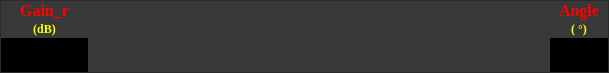
<?xml version="1.0" encoding="UTF-8"?>
<ui version="4.0">
 <class>FourthMenuWidget</class>
 <widget class="QWidget" name="FourthMenuWidget">
  <property name="windowModality">
   <enum>Qt::NonModal</enum>
  </property>
  <property name="geometry">
   <rect>
    <x>0</x>
    <y>0</y>
    <width>609</width>
    <height>73</height>
   </rect>
  </property>
  <property name="sizePolicy">
   <sizepolicy hsizetype="Preferred" vsizetype="Preferred">
    <horstretch>0</horstretch>
    <verstretch>0</verstretch>
   </sizepolicy>
  </property>
  <property name="maximumSize">
   <size>
    <width>16777215</width>
    <height>16777215</height>
   </size>
  </property>
  <property name="font">
   <font>
    <pointsize>6</pointsize>
   </font>
  </property>
  <property name="windowTitle">
   <string>Form</string>
  </property>
  <property name="windowOpacity">
   <double>1.000000000000000</double>
  </property>
  <property name="styleSheet">
   <string notr="true">background-color: rgb(56, 56, 56);</string>
  </property>
  <layout class="QGridLayout" name="gridLayout">
   <property name="leftMargin">
    <number>0</number>
   </property>
   <property name="topMargin">
    <number>0</number>
   </property>
   <property name="rightMargin">
    <number>0</number>
   </property>
   <property name="bottomMargin">
    <number>0</number>
   </property>
   <property name="spacing">
    <number>0</number>
   </property>
   <item row="0" column="0">
    <widget class="QFrame" name="frameFunc">
     <property name="sizePolicy">
      <sizepolicy hsizetype="Preferred" vsizetype="Preferred">
       <horstretch>0</horstretch>
       <verstretch>0</verstretch>
      </sizepolicy>
     </property>
     <property name="frameShape">
      <enum>QFrame::StyledPanel</enum>
     </property>
     <property name="frameShadow">
      <enum>QFrame::Raised</enum>
     </property>
     <property name="lineWidth">
      <number>1</number>
     </property>
     <layout class="QHBoxLayout" name="horizontalLayout" stretch="3,16,2">
      <property name="spacing">
       <number>0</number>
      </property>
      <property name="leftMargin">
       <number>0</number>
      </property>
      <property name="topMargin">
       <number>0</number>
      </property>
      <property name="rightMargin">
       <number>0</number>
      </property>
      <property name="bottomMargin">
       <number>0</number>
      </property>
      <item>
       <widget class="QFrame" name="frame_1">
        <layout class="QVBoxLayout" name="verticalLayout" stretch="8,8,15">
         <property name="spacing">
          <number>0</number>
         </property>
         <property name="leftMargin">
          <number>0</number>
         </property>
         <property name="topMargin">
          <number>0</number>
         </property>
         <property name="rightMargin">
          <number>0</number>
         </property>
         <property name="bottomMargin">
          <number>0</number>
         </property>
         <item>
          <widget class="QLabel" name="label_gainName">
           <property name="sizePolicy">
            <sizepolicy hsizetype="Preferred" vsizetype="Preferred">
             <horstretch>0</horstretch>
             <verstretch>0</verstretch>
            </sizepolicy>
           </property>
           <property name="palette">
            <palette>
             <active>
              <colorrole role="WindowText">
               <brush brushstyle="SolidPattern">
                <color alpha="255">
                 <red>255</red>
                 <green>0</green>
                 <blue>0</blue>
                </color>
               </brush>
              </colorrole>
              <colorrole role="Button">
               <brush brushstyle="SolidPattern">
                <color alpha="255">
                 <red>56</red>
                 <green>56</green>
                 <blue>56</blue>
                </color>
               </brush>
              </colorrole>
              <colorrole role="Base">
               <brush brushstyle="SolidPattern">
                <color alpha="255">
                 <red>56</red>
                 <green>56</green>
                 <blue>56</blue>
                </color>
               </brush>
              </colorrole>
              <colorrole role="Window">
               <brush brushstyle="SolidPattern">
                <color alpha="255">
                 <red>56</red>
                 <green>56</green>
                 <blue>56</blue>
                </color>
               </brush>
              </colorrole>
             </active>
             <inactive>
              <colorrole role="WindowText">
               <brush brushstyle="SolidPattern">
                <color alpha="255">
                 <red>255</red>
                 <green>0</green>
                 <blue>0</blue>
                </color>
               </brush>
              </colorrole>
              <colorrole role="Button">
               <brush brushstyle="SolidPattern">
                <color alpha="255">
                 <red>56</red>
                 <green>56</green>
                 <blue>56</blue>
                </color>
               </brush>
              </colorrole>
              <colorrole role="Base">
               <brush brushstyle="SolidPattern">
                <color alpha="255">
                 <red>56</red>
                 <green>56</green>
                 <blue>56</blue>
                </color>
               </brush>
              </colorrole>
              <colorrole role="Window">
               <brush brushstyle="SolidPattern">
                <color alpha="255">
                 <red>56</red>
                 <green>56</green>
                 <blue>56</blue>
                </color>
               </brush>
              </colorrole>
             </inactive>
             <disabled>
              <colorrole role="WindowText">
               <brush brushstyle="SolidPattern">
                <color alpha="255">
                 <red>120</red>
                 <green>120</green>
                 <blue>120</blue>
                </color>
               </brush>
              </colorrole>
              <colorrole role="Button">
               <brush brushstyle="SolidPattern">
                <color alpha="255">
                 <red>56</red>
                 <green>56</green>
                 <blue>56</blue>
                </color>
               </brush>
              </colorrole>
              <colorrole role="Base">
               <brush brushstyle="SolidPattern">
                <color alpha="255">
                 <red>56</red>
                 <green>56</green>
                 <blue>56</blue>
                </color>
               </brush>
              </colorrole>
              <colorrole role="Window">
               <brush brushstyle="SolidPattern">
                <color alpha="255">
                 <red>56</red>
                 <green>56</green>
                 <blue>56</blue>
                </color>
               </brush>
              </colorrole>
             </disabled>
            </palette>
           </property>
           <property name="font">
            <font>
             <family>Times New Roman</family>
             <pointsize>12</pointsize>
             <weight>75</weight>
             <bold>true</bold>
            </font>
           </property>
           <property name="text">
            <string>Gain_r</string>
           </property>
           <property name="alignment">
            <set>Qt::AlignCenter</set>
           </property>
          </widget>
         </item>
         <item>
          <widget class="QLabel" name="label_gainUnit">
           <property name="sizePolicy">
            <sizepolicy hsizetype="Preferred" vsizetype="Preferred">
             <horstretch>0</horstretch>
             <verstretch>0</verstretch>
            </sizepolicy>
           </property>
           <property name="palette">
            <palette>
             <active>
              <colorrole role="WindowText">
               <brush brushstyle="SolidPattern">
                <color alpha="255">
                 <red>255</red>
                 <green>255</green>
                 <blue>0</blue>
                </color>
               </brush>
              </colorrole>
              <colorrole role="Button">
               <brush brushstyle="SolidPattern">
                <color alpha="255">
                 <red>56</red>
                 <green>56</green>
                 <blue>56</blue>
                </color>
               </brush>
              </colorrole>
              <colorrole role="Base">
               <brush brushstyle="SolidPattern">
                <color alpha="255">
                 <red>56</red>
                 <green>56</green>
                 <blue>56</blue>
                </color>
               </brush>
              </colorrole>
              <colorrole role="Window">
               <brush brushstyle="SolidPattern">
                <color alpha="255">
                 <red>56</red>
                 <green>56</green>
                 <blue>56</blue>
                </color>
               </brush>
              </colorrole>
             </active>
             <inactive>
              <colorrole role="WindowText">
               <brush brushstyle="SolidPattern">
                <color alpha="255">
                 <red>255</red>
                 <green>255</green>
                 <blue>0</blue>
                </color>
               </brush>
              </colorrole>
              <colorrole role="Button">
               <brush brushstyle="SolidPattern">
                <color alpha="255">
                 <red>56</red>
                 <green>56</green>
                 <blue>56</blue>
                </color>
               </brush>
              </colorrole>
              <colorrole role="Base">
               <brush brushstyle="SolidPattern">
                <color alpha="255">
                 <red>56</red>
                 <green>56</green>
                 <blue>56</blue>
                </color>
               </brush>
              </colorrole>
              <colorrole role="Window">
               <brush brushstyle="SolidPattern">
                <color alpha="255">
                 <red>56</red>
                 <green>56</green>
                 <blue>56</blue>
                </color>
               </brush>
              </colorrole>
             </inactive>
             <disabled>
              <colorrole role="WindowText">
               <brush brushstyle="SolidPattern">
                <color alpha="255">
                 <red>120</red>
                 <green>120</green>
                 <blue>120</blue>
                </color>
               </brush>
              </colorrole>
              <colorrole role="Button">
               <brush brushstyle="SolidPattern">
                <color alpha="255">
                 <red>56</red>
                 <green>56</green>
                 <blue>56</blue>
                </color>
               </brush>
              </colorrole>
              <colorrole role="Base">
               <brush brushstyle="SolidPattern">
                <color alpha="255">
                 <red>56</red>
                 <green>56</green>
                 <blue>56</blue>
                </color>
               </brush>
              </colorrole>
              <colorrole role="Window">
               <brush brushstyle="SolidPattern">
                <color alpha="255">
                 <red>56</red>
                 <green>56</green>
                 <blue>56</blue>
                </color>
               </brush>
              </colorrole>
             </disabled>
            </palette>
           </property>
           <property name="font">
            <font>
             <family>Times New Roman</family>
             <pointsize>9</pointsize>
             <weight>75</weight>
             <bold>true</bold>
            </font>
           </property>
           <property name="lineWidth">
            <number>1</number>
           </property>
           <property name="text">
            <string>(dB)</string>
           </property>
           <property name="alignment">
            <set>Qt::AlignCenter</set>
           </property>
          </widget>
         </item>
         <item>
          <widget class="QTableView" name="tableView_gain">
           <property name="sizePolicy">
            <sizepolicy hsizetype="Ignored" vsizetype="Ignored">
             <horstretch>0</horstretch>
             <verstretch>0</verstretch>
            </sizepolicy>
           </property>
           <property name="styleSheet">
            <string notr="true">background-color: rgb(0, 0, 0);</string>
           </property>
           <property name="frameShape">
            <enum>QFrame::NoFrame</enum>
           </property>
          </widget>
         </item>
        </layout>
       </widget>
      </item>
      <item>
       <widget class="QTableView" name="tableView">
        <property name="frameShape">
         <enum>QFrame::NoFrame</enum>
        </property>
       </widget>
      </item>
      <item>
       <widget class="QFrame" name="frame_10">
        <layout class="QVBoxLayout" name="verticalLayout_10" stretch="8,8,15">
         <property name="spacing">
          <number>0</number>
         </property>
         <property name="leftMargin">
          <number>0</number>
         </property>
         <property name="topMargin">
          <number>0</number>
         </property>
         <property name="rightMargin">
          <number>0</number>
         </property>
         <property name="bottomMargin">
          <number>0</number>
         </property>
         <item>
          <widget class="QLabel" name="label_angleName">
           <property name="palette">
            <palette>
             <active>
              <colorrole role="WindowText">
               <brush brushstyle="SolidPattern">
                <color alpha="255">
                 <red>255</red>
                 <green>0</green>
                 <blue>0</blue>
                </color>
               </brush>
              </colorrole>
              <colorrole role="Button">
               <brush brushstyle="SolidPattern">
                <color alpha="255">
                 <red>56</red>
                 <green>56</green>
                 <blue>56</blue>
                </color>
               </brush>
              </colorrole>
              <colorrole role="Base">
               <brush brushstyle="SolidPattern">
                <color alpha="255">
                 <red>56</red>
                 <green>56</green>
                 <blue>56</blue>
                </color>
               </brush>
              </colorrole>
              <colorrole role="Window">
               <brush brushstyle="SolidPattern">
                <color alpha="255">
                 <red>56</red>
                 <green>56</green>
                 <blue>56</blue>
                </color>
               </brush>
              </colorrole>
             </active>
             <inactive>
              <colorrole role="WindowText">
               <brush brushstyle="SolidPattern">
                <color alpha="255">
                 <red>255</red>
                 <green>0</green>
                 <blue>0</blue>
                </color>
               </brush>
              </colorrole>
              <colorrole role="Button">
               <brush brushstyle="SolidPattern">
                <color alpha="255">
                 <red>56</red>
                 <green>56</green>
                 <blue>56</blue>
                </color>
               </brush>
              </colorrole>
              <colorrole role="Base">
               <brush brushstyle="SolidPattern">
                <color alpha="255">
                 <red>56</red>
                 <green>56</green>
                 <blue>56</blue>
                </color>
               </brush>
              </colorrole>
              <colorrole role="Window">
               <brush brushstyle="SolidPattern">
                <color alpha="255">
                 <red>56</red>
                 <green>56</green>
                 <blue>56</blue>
                </color>
               </brush>
              </colorrole>
             </inactive>
             <disabled>
              <colorrole role="WindowText">
               <brush brushstyle="SolidPattern">
                <color alpha="255">
                 <red>120</red>
                 <green>120</green>
                 <blue>120</blue>
                </color>
               </brush>
              </colorrole>
              <colorrole role="Button">
               <brush brushstyle="SolidPattern">
                <color alpha="255">
                 <red>56</red>
                 <green>56</green>
                 <blue>56</blue>
                </color>
               </brush>
              </colorrole>
              <colorrole role="Base">
               <brush brushstyle="SolidPattern">
                <color alpha="255">
                 <red>56</red>
                 <green>56</green>
                 <blue>56</blue>
                </color>
               </brush>
              </colorrole>
              <colorrole role="Window">
               <brush brushstyle="SolidPattern">
                <color alpha="255">
                 <red>56</red>
                 <green>56</green>
                 <blue>56</blue>
                </color>
               </brush>
              </colorrole>
             </disabled>
            </palette>
           </property>
           <property name="font">
            <font>
             <family>Times New Roman</family>
             <pointsize>12</pointsize>
             <weight>75</weight>
             <bold>true</bold>
            </font>
           </property>
           <property name="text">
            <string>Angle</string>
           </property>
           <property name="alignment">
            <set>Qt::AlignCenter</set>
           </property>
          </widget>
         </item>
         <item>
          <widget class="QLabel" name="label_angleUnit">
           <property name="palette">
            <palette>
             <active>
              <colorrole role="WindowText">
               <brush brushstyle="SolidPattern">
                <color alpha="255">
                 <red>255</red>
                 <green>255</green>
                 <blue>0</blue>
                </color>
               </brush>
              </colorrole>
              <colorrole role="Button">
               <brush brushstyle="SolidPattern">
                <color alpha="255">
                 <red>56</red>
                 <green>56</green>
                 <blue>56</blue>
                </color>
               </brush>
              </colorrole>
              <colorrole role="Base">
               <brush brushstyle="SolidPattern">
                <color alpha="255">
                 <red>56</red>
                 <green>56</green>
                 <blue>56</blue>
                </color>
               </brush>
              </colorrole>
              <colorrole role="Window">
               <brush brushstyle="SolidPattern">
                <color alpha="255">
                 <red>56</red>
                 <green>56</green>
                 <blue>56</blue>
                </color>
               </brush>
              </colorrole>
             </active>
             <inactive>
              <colorrole role="WindowText">
               <brush brushstyle="SolidPattern">
                <color alpha="255">
                 <red>255</red>
                 <green>255</green>
                 <blue>0</blue>
                </color>
               </brush>
              </colorrole>
              <colorrole role="Button">
               <brush brushstyle="SolidPattern">
                <color alpha="255">
                 <red>56</red>
                 <green>56</green>
                 <blue>56</blue>
                </color>
               </brush>
              </colorrole>
              <colorrole role="Base">
               <brush brushstyle="SolidPattern">
                <color alpha="255">
                 <red>56</red>
                 <green>56</green>
                 <blue>56</blue>
                </color>
               </brush>
              </colorrole>
              <colorrole role="Window">
               <brush brushstyle="SolidPattern">
                <color alpha="255">
                 <red>56</red>
                 <green>56</green>
                 <blue>56</blue>
                </color>
               </brush>
              </colorrole>
             </inactive>
             <disabled>
              <colorrole role="WindowText">
               <brush brushstyle="SolidPattern">
                <color alpha="255">
                 <red>120</red>
                 <green>120</green>
                 <blue>120</blue>
                </color>
               </brush>
              </colorrole>
              <colorrole role="Button">
               <brush brushstyle="SolidPattern">
                <color alpha="255">
                 <red>56</red>
                 <green>56</green>
                 <blue>56</blue>
                </color>
               </brush>
              </colorrole>
              <colorrole role="Base">
               <brush brushstyle="SolidPattern">
                <color alpha="255">
                 <red>56</red>
                 <green>56</green>
                 <blue>56</blue>
                </color>
               </brush>
              </colorrole>
              <colorrole role="Window">
               <brush brushstyle="SolidPattern">
                <color alpha="255">
                 <red>56</red>
                 <green>56</green>
                 <blue>56</blue>
                </color>
               </brush>
              </colorrole>
             </disabled>
            </palette>
           </property>
           <property name="font">
            <font>
             <family>Times New Roman</family>
             <pointsize>9</pointsize>
             <weight>75</weight>
             <bold>true</bold>
            </font>
           </property>
           <property name="text">
            <string>( °)</string>
           </property>
           <property name="alignment">
            <set>Qt::AlignCenter</set>
           </property>
          </widget>
         </item>
         <item>
          <widget class="QTableView" name="tableView_angle">
           <property name="sizePolicy">
            <sizepolicy hsizetype="Ignored" vsizetype="Ignored">
             <horstretch>0</horstretch>
             <verstretch>0</verstretch>
            </sizepolicy>
           </property>
           <property name="styleSheet">
            <string notr="true">background-color: rgb(0, 0, 0);</string>
           </property>
           <property name="frameShape">
            <enum>QFrame::NoFrame</enum>
           </property>
          </widget>
         </item>
        </layout>
       </widget>
      </item>
     </layout>
    </widget>
   </item>
  </layout>
 </widget>
 <resources/>
 <connections/>
</ui>
